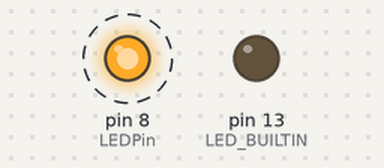
Bench run of a sketch on a simulated Arduino Uno, built with avr-gcc and run on an emulated ATmega328P. Parts: output pins drawn as LEDs (lit = HIGH). Dashed ring = blinking.

Above: at 0.5 s.
Timing chart, 0 to 4.6 s (numbered marks = the images above):
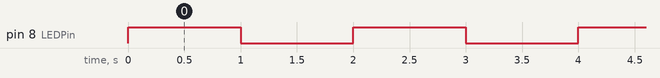

The sketch:

blinking_led1.ino
```cpp
// C++ code
//
const int LEDPin = 8;
void setup()
{
  pinMode(LED_BUILTIN, OUTPUT);
  pinMode(LEDPin, OUTPUT);
}

void loop()
{
  digitalWrite(LEDPin, HIGH);
  delay(1000); // Wait for 1000 millisecond(s)
  digitalWrite(LEDPin, LOW);
  delay(1000); // Wait for 1000 millisecond(s)
}
```

Measured:
- by itself, pin 8 (LEDPin): alternates HIGH for 1.0 s and LOW for 1.0 s
